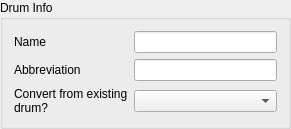
        <widget class="QGroupBox" name="groupBox_6">
         <property name="sizePolicy">
          <sizepolicy hsizetype="Preferred" vsizetype="Fixed">
           <horstretch>0</horstretch>
           <verstretch>0</verstretch>
          </sizepolicy>
         </property>
         <property name="toolTip">
          <string>Identifying information for the drum</string>
         </property>
         <property name="title">
          <string>Drum Info</string>
         </property>
         <layout class="QGridLayout" name="gridLayout_2">
          <item row="0" column="0">
           <widget class="QLabel" name="label_3">
            <property name="sizePolicy">
             <sizepolicy hsizetype="Fixed" vsizetype="Preferred">
              <horstretch>0</horstretch>
              <verstretch>0</verstretch>
             </sizepolicy>
            </property>
            <property name="toolTip">
             <string>Name for this drum</string>
            </property>
            <property name="text">
             <string>Name</string>
            </property>
            <property name="buddy">
             <cstring>drumName</cstring>
            </property>
           </widget>
          </item>
          <item row="0" column="1">
           <widget class="QLineEdit" name="drumName">
            <property name="sizePolicy">
             <sizepolicy hsizetype="MinimumExpanding" vsizetype="Fixed">
              <horstretch>0</horstretch>
              <verstretch>0</verstretch>
             </sizepolicy>
            </property>
            <property name="minimumSize">
             <size>
              <width>143</width>
              <height>0</height>
             </size>
            </property>
            <property name="toolTip">
             <string>Name for this drum</string>
            </property>
            <property name="whatsThis">
             <string>&lt;html&gt;&lt;head/&gt;&lt;body&gt;&lt;p&gt;&lt;span style=&quot; font-weight:600;&quot;&gt;Drum name&lt;/span&gt;&lt;/p&gt;&lt;p&gt;&lt;br/&gt;&lt;/p&gt;&lt;p&gt;The long name of this instrument as it appears in the drum key.&lt;/p&gt;&lt;/body&gt;&lt;/html&gt;</string>
            </property>
           </widget>
          </item>
          <item row="1" column="0">
           <widget class="QLabel" name="label_4">
            <property name="sizePolicy">
             <sizepolicy hsizetype="Fixed" vsizetype="Preferred">
              <horstretch>0</horstretch>
              <verstretch>0</verstretch>
             </sizepolicy>
            </property>
            <property name="toolTip">
             <string>Abbreviation for this drum</string>
            </property>
            <property name="text">
             <string>Abbreviation</string>
            </property>
            <property name="buddy">
             <cstring>drumAbbr</cstring>
            </property>
           </widget>
          </item>
          <item row="1" column="1">
           <widget class="QLineEdit" name="drumAbbr">
            <property name="sizePolicy">
             <sizepolicy hsizetype="MinimumExpanding" vsizetype="Fixed">
              <horstretch>0</horstretch>
              <verstretch>0</verstretch>
             </sizepolicy>
            </property>
            <property name="minimumSize">
             <size>
              <width>143</width>
              <height>0</height>
             </size>
            </property>
            <property name="toolTip">
             <string>Abbreviation for this drum</string>
            </property>
            <property name="statusTip">
             <string>Abbreviation for this drum</string>
            </property>
            <property name="whatsThis">
             <string>&lt;html&gt;&lt;head/&gt;&lt;body&gt;&lt;p&gt;&lt;span style=&quot; font-weight:600;&quot;&gt;Drum name abbreviation&lt;/span&gt;&lt;/p&gt;&lt;p&gt;&lt;br/&gt;&lt;/p&gt;&lt;p&gt;The short version of this drum name as it appears on the line labels to the left of every staff.&lt;/p&gt;&lt;/body&gt;&lt;/html&gt;</string>
            </property>
            <property name="inputMask">
             <string>Nn; </string>
            </property>
            <property name="text">
             <string/>
            </property>
            <property name="maxLength">
             <number>2</number>
            </property>
           </widget>
          </item>
          <item row="2" column="0">
           <widget class="QLabel" name="label_5">
            <property name="sizePolicy">
             <sizepolicy hsizetype="Fixed" vsizetype="Preferred">
              <horstretch>0</horstretch>
              <verstretch>0</verstretch>
             </sizepolicy>
            </property>
            <property name="toolTip">
             <string>Copy the existing notes from one of the drums in the current score to this drum</string>
            </property>
            <property name="text">
             <string>Convert from existing drum?</string>
            </property>
            <property name="wordWrap">
             <bool>true</bool>
            </property>
            <property name="buddy">
             <cstring>oldDrum</cstring>
            </property>
           </widget>
          </item>
          <item row="2" column="1">
           <widget class="QComboBox" name="oldDrum">
            <property name="sizePolicy">
             <sizepolicy hsizetype="MinimumExpanding" vsizetype="Fixed">
              <horstretch>0</horstretch>
              <verstretch>0</verstretch>
             </sizepolicy>
            </property>
            <property name="minimumSize">
             <size>
              <width>143</width>
              <height>0</height>
             </size>
            </property>
            <property name="toolTip">
             <string>Copy the existing notes from one of the drums in the current score to this drum</string>
            </property>
            <property name="whatsThis">
             <string>&lt;html&gt;&lt;head/&gt;&lt;body&gt;&lt;p&gt;&lt;span style=&quot; font-weight:600;&quot;&gt;Convert from existing drum&lt;/span&gt;&lt;/p&gt;&lt;p&gt;&lt;br/&gt;&lt;/p&gt;&lt;p&gt;Selecting another drum in the kit means that the notes in the score currently assigned to that drum will instead be assigned to this drum.&lt;/p&gt;&lt;/body&gt;&lt;/html&gt;</string>
            </property>
           </widget>
          </item>
         </layout>
        </widget>
